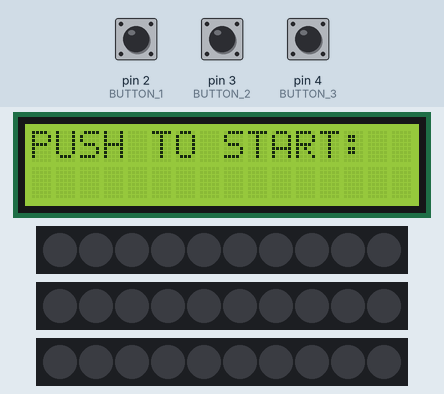
A sketch run on a simulated Arduino Uno, built with avr-gcc and run on an emulated ATmega328P. Parts: 16×2 character LCD, 3 × 10 RGB LEDs in strip order, left to right. The test bench sets the inputs (shaded band); at power-on: pin 2 (BUTTON_1) LOW, pin 3 (BUTTON_2) LOW, pin 4 (BUTTON_3) LOW. Dim RGB values are drawn brighter than linear; what the sketch prints to the serial monitor is not drawn.

Above: at 1.2 s.
1.3 s: pin 2 (BUTTON_1) pulled HIGH for 0.15 s
At 1.48 s:
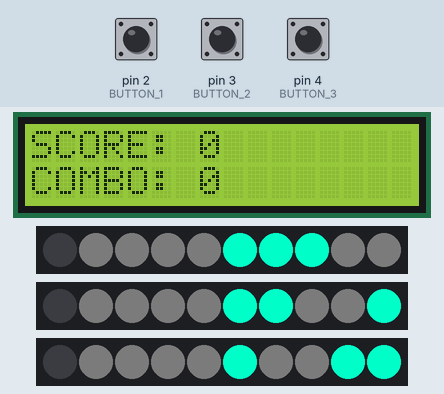
3.5 s: pin 3 (BUTTON_2) pulled HIGH for 0.15 s
At 3.69 s:
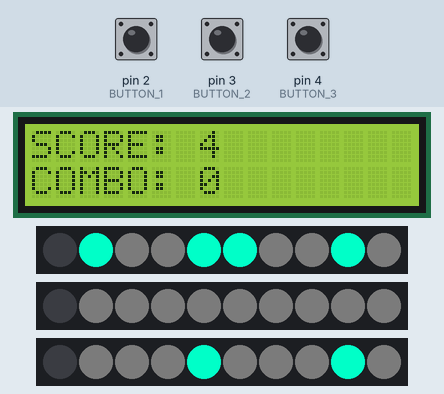
5.7 s: pin 4 (BUTTON_3) pulled HIGH for 0.15 s
At 5.9 s:
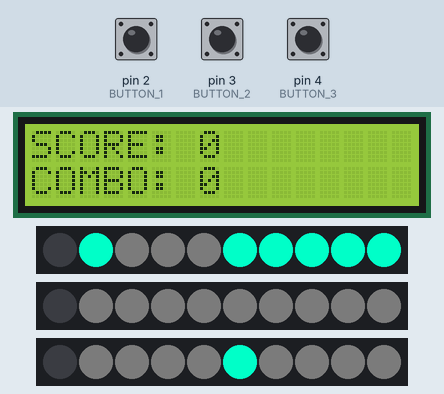
8.8 s: pin 2 (BUTTON_1) pulled HIGH for 1 s
At 9.66 s:
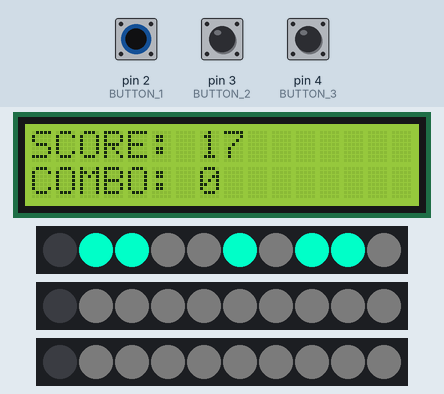
11.3 s: pin 3 (BUTTON_2) pulled HIGH for 1 s
At 11.65 s:
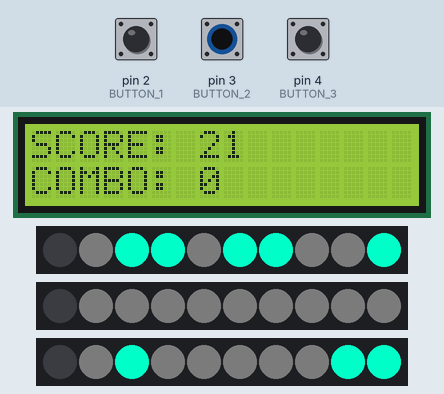
15.3 s: pin 4 (BUTTON_3) pulled HIGH for 1 s
At 15.63 s:
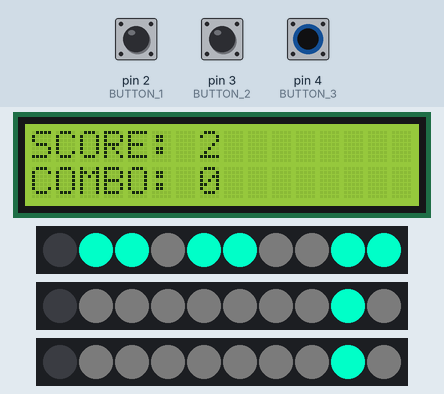

The sketch:

main.ino
```cpp
#include <LiquidCrystal.h>
#include <FastLED.h>

// INITIALIZE LCD
LiquidCrystal LCD(5, 6, 7, 8, 9, 10);

// BUTTON PINS
#define BUTTON_1 2
#define BUTTON_2 3
#define BUTTON_3 4

// LED STRIP PINS
#define STRIP_1 11
#define STRIP_2 12
#define STRIP_3 13

// LED AMOUNT ON EACH STRIP
#define NUM_LEDS 10

// Button variables
int pressed1 = 0;
int pressed2 = 0;
int pressed3 = 0;

// Colour variables
int red = 0;
int green = 255;
int blue = 200;

// NOTE MAPS

// The Weeknd - Wicked Games
/*
int strip1 [200] = {1,0,0,0,0,0,0,0,0,0,0,0,0,0,0,0,0,0,0,0,1,1,0,0,1,1,0,0,0,0,0,0,0,0,0,0,0,0,0,0,0,1,0,0,0,0,0,0,0,0,0,0,0,0,0,0,0,0,0,0,1,1,1,1,1,1,1,0,0,0,0,0,0,0,0,0,0,0,1,1,1,1,0,0,0,0,0,0,0,0,1,1,0,0,0,0,0,0,0,0,0,0,0,0,0,1,0,0,0,0,0,1,0,0,0,0,0,0,0,0,0,0,0,0,1,0,0,0,1,0,0,1,1,0,0,0,0,0,0,0,0,1,1,1,0,0,0,0,0,0,1,1,1,1,0,0,0,0,0,0,0,0,0,0,1,1,0,0,0,0,0,0,0,0,0,0,0,0,0,0,0,1,1,0,0,0,1,1,0,0,0,1,0,0,0,0,0,0,0,0};
int strip2 [200] = {0,0,0,0,0,0,0,2,2,0,0,0,0,0,0,0,0,0,0,0,0,0,2,0,0,2,2,0,0,0,0,0,0,0,0,0,0,0,0,2,0,0,2,2,0,0,0,0,0,0,0,0,0,0,0,0,0,2,0,0,0,0,0,0,0,0,0,0,2,2,2,2,2,2,2,0,0,0,0,0,0,0,0,0,0,0,0,2,0,0,0,0,0,2,2,2,0,0,2,0,0,0,0,0,0,0,0,2,2,0,0,0,2,2,0,0,0,0,0,0,0,0,0,0,0,2,2,0,0,2,2,2,0,2,2,0,0,0,0,0,0,0,2,2,2,2,2,0,2,2,2,2,2,2,0,0,0,0,0,0,0,2,2,0,0,0,0,0,2,2,2,2,0,0,0,0,0,0,0,0,0,0,2,2,0,0,0,0,2,0,0,0,2,0,0,0,0,0,0,0};
int strip3 [200] = {0,0,0,0,0,0,0,0,3,0,0,0,0,0,0,0,0,0,0,0,0,0,0,3,0,0,0,3,0,0,0,0,0,0,0,0,0,0,0,0,3,0,0,0,0,0,0,0,0,0,0,0,0,0,0,0,0,0,3,3,0,0,0,0,0,0,0,0,0,0,0,0,0,0,0,0,0,0,0,0,0,0,0,0,0,3,0,0,3,3,0,0,0,0,0,0,0,0,0,0,0,0,0,0,0,0,3,0,0,3,3,0,0,0,3,3,3,0,0,0,0,0,0,0,0,0,3,3,0,0,0,0,0,0,0,0,0,0,0,0,0,0,0,0,3,3,3,0,3,3,0,0,0,0,0,0,0,0,0,0,0,0,0,3,0,0,0,0,0,0,0,0,0,0,3,3,3,0,0,0,0,0,0,0,3,0,0,0,0,3,3,0,0,3,3,0,0,0,0,0};
*/

//Lil Uzi Vert - XO TOUR Llif3
/*
int strip1[200] = {1, 0, 0, 1, 0, 0, 0, 0, 0, 1, 0, 0, 0, 0, 0, 1, 1, 0, 0, 0, 0, 0, 0, 1, 0, 0, 0, 0, 0, 1, 1, 0, 0, 0, 0, 0, 0, 0, 0, 0, 0, 0, 0, 0, 1, 0, 0, 0, 0, 0, 0, 0, 0, 1, 0, 0, 0, 0, 0, 0, 0, 0, 0, 0, 0, 1, 1, 0, 0, 0, 0, 0, 1, 0, 0, 0, 0, 0, 0, 0, 0, 0, 0, 1, 0, 0, 1, 1, 0, 0, 1, 0, 0, 0, 0, 0, 0, 0, 0, 0, 0, 0, 0, 1, 1, 0, 0, 0, 0, 0, 0, 0, 0, 0, 1, 1, 0, 0, 0, 1, 1, 1, 0, 1, 0, 0, 0, 0, 1, 0, 1, 0, 0, 1, 1, 1, 1, 1, 0, 0, 0, 0, 0, 0, 0, 0, 0, 1, 1, 0, 0, 0, 0, 0, 0, 0, 1, 1, 0, 0, 0, 0, 0, 0, 0, 0, 0, 0, 0, 0, 1, 1, 0, 0, 0, 0, 0, 1, 1, 0, 0, 0, 0, 0, 1, 1, 0, 0, 0, 0, 0, 1, 1, 0, 0, 0, 0, 0, 1, 1};
int strip2[200] = {0, 0, 0, 0, 2, 2, 0, 0, 0, 0, 2, 2, 0, 0, 0, 0, 0, 2, 2, 0, 0, 0, 0, 0, 2, 2, 0, 0, 0, 0, 0, 2, 2, 0, 0, 0, 0, 2, 0, 0, 0, 0, 0, 0, 0, 0, 2, 0, 0, 0, 0, 0, 0, 0, 0, 0, 0, 0, 2, 0, 0, 0, 0, 0, 0, 0, 0, 2, 0, 0, 0, 0, 0, 0, 0, 0, 0, 0, 0, 2, 0, 0, 0, 0, 0, 0, 2, 2, 0, 0, 2, 0, 0, 2, 2, 0, 0, 0, 0, 0, 2, 2, 0, 0, 2, 0, 0, 2, 0, 2, 0, 0, 0, 0, 0, 0, 2, 0, 0, 0, 0, 0, 0, 0, 0, 2, 0, 0, 0, 0, 0, 0, 2, 0, 2, 0, 0, 0, 0, 0, 0, 0, 2, 0, 2, 0, 0, 0, 0, 0, 2, 2, 2, 0, 0, 0, 0, 0, 0, 0, 0, 0, 0, 2, 0, 2, 0, 0, 0, 0, 2, 2, 0, 2, 2, 0, 0, 2, 2, 0, 2, 2, 0, 0, 2, 0, 0, 2, 2, 0, 0, 2, 2, 0, 2, 2, 0, 0, 2, 2};
int strip3[200] = {0, 0, 0, 0, 0, 0, 3, 0, 0, 0, 0, 0, 0, 0, 0, 0, 0, 0, 0, 3, 3, 0, 0, 0, 0, 0, 0, 0, 0, 0, 0, 0, 0, 3, 3, 0, 0, 0, 0, 3, 3, 0, 0, 0, 0, 0, 0, 0, 3, 3, 0, 0, 0, 0, 0, 0, 0, 0, 0, 0, 0, 3, 3, 0, 0, 0, 0, 0, 0, 3, 0, 0, 0, 0, 0, 3, 3, 0, 0, 0, 0, 3, 3, 0, 0, 0, 0, 0, 0, 0, 0, 0, 0, 0, 0, 3, 0, 3, 0, 0, 3, 3, 0, 0, 0, 0, 0, 0, 0, 0, 3, 3, 0, 0, 0, 0, 0, 0, 3, 0, 0, 0, 0, 0, 0, 0, 0, 0, 0, 0, 0, 0, 0, 0, 0, 0, 0, 0, 3, 3, 0, 0, 0, 0, 0, 0, 3, 0, 0, 0, 0, 0, 0, 3, 0, 0, 0, 0, 0, 3, 3, 0, 0, 0, 0, 0, 3, 3, 0, 0, 0, 0, 0, 3, 3, 0, 0, 0, 0, 0, 3, 3, 0, 0, 0, 0, 0, 3, 3, 0, 0, 0, 0, 0, 3, 3, 0, 0, 0, 0};
*/


// Rhianna - Love On The Brain
/*
int strip1[200] = {0,0,0,0,0,0,0,1,0,0,0,1,1,0,0,0,1,1,0,1,1,0,0,0,1,1,0,1,1,0,1,1,0,0,0,1,0,0,1,1,0,1,1,0,0,0,1,1,0,1,1,0,0,0,1,0,0,1,1,0,0,0,1,0,0,1,1,1,0,0,0,1,1,0,1,1,0,0,0,0,0,0,0,0,0,0,1,0,0,0,1,1,0,1,1,0,0,0,0,0,1,0,0,1,0,0,0,1,1,0,0,1,0,0,0,0,0,0,1,0,0,0,1,1,1,1,1,0,0,1,0,0,0,0,0,1,1,1,0,0,0,0,0,1,0,0,1,1,1,1,1,0,1,1,0,0,0,1,1,0,1,1,0,1,1,0,0,0,1,1,0,0,0,0,1,1,0,0,0,0,1,1,1,1,0,0,0,1,0,0,0,0,0,1,0,0,0,0,0,0};
int strip2[200] = {0,0,0,0,2,0,0,0,2,0,0,0,0,2,0,0,0,0,2,0,0,2,0,0,0,0,2,0,0,2,0,0,2,0,0,0,0,2,2,0,0,0,0,2,0,0,0,0,2,0,0,2,0,0,0,2,2,0,0,2,0,0,0,2,2,0,0,0,2,2,0,0,0,2,0,0,2,2,2,2,2,2,2,2,2,0,0,2,2,0,0,0,2,0,0,2,0,2,0,0,0,2,2,0,2,2,2,0,0,0,0,0,2,2,0,0,0,0,0,2,2,2,0,0,0,0,0,0,2,0,0,0,2,0,0,0,0,0,0,0,0,0,0,0,2,2,0,2,2,0,2,2,0,0,0,0,0,0,0,2,0,2,2,2,0,2,2,0,0,2,2,0,0,0,0,2,2,2,2,0,0,0,0,2,2,2,2,0,2,2,0,0,0,0,2,2,0,0,0,0};
int strip3[200] = {0,0,0,0,0,3,0,0,0,0,3,0,0,0,3,3,0,0,0,0,0,0,3,3,0,0,0,0,0,0,0,0,0,3,3,0,0,0,0,0,3,0,0,0,0,3,0,0,0,0,0,0,3,3,0,0,0,0,0,0,3,3,0,0,0,0,0,0,0,0,3,0,0,0,0,0,0,0,0,0,0,0,0,0,0,0,0,0,0,3,0,0,0,0,0,0,0,0,3,3,0,0,0,0,0,0,0,0,0,0,0,0,0,0,3,3,3,0,0,0,0,0,0,0,3,3,0,0,0,0,0,0,0,0,0,0,0,0,3,3,3,0,0,0,0,0,0,0,0,0,0,0,0,3,3,3,3,3,0,0,0,0,0,0,0,0,3,3,0,0,0,3,3,3,0,0,0,0,0,0,0,0,0,0,0,0,0,0,0,0,3,3,3,0,0,0,0,0,0,0};
*/

//Lil Uzi Vert - XO TOUR Llif3 V2
/*
int strip1[200] = {0,0,0,0,0,1,0,0,0,0,0,0,0,0,0,0,0,0,0,1,0,0,0,0,0,0,0,0,0,0,0,0,1,1,0,0,0,0,0,0,0,0,1,0,0,0,0,0,1,0,0,0,0,0,0,0,0,0,0,0,0,0,0,0,0,0,0,0,0,1,0,0,0,0,0,0,1,0,0,0,0,1,0,0,0,0,0,0,0,0,0,1,0,0,0,0,0,0,1,0,0,0,0,0,0,0,1,0,0,0,0,1,0,0,0,0,0,1,1,1,1,1,0,0,1,0,1,0,0,0,0,1,1,1,1,1,0,1,1,0,1,1,0,0,0,0,0,0,1,1,0,1,1,1,1,1,0,0,0,0,0,0,1,1,1,1,1,1,1,1,0,0,0,1,0,1,1,1,1,0,1,1,0,1,0,0,0,0,1,1,1,1,0,0,0,1,1,1,0,0};
int strip2[200] = {0,0,0,0,0,2,0,0,0,0,0,0,2,0,0,0,0,0,0,0,0,0,0,0,0,0,0,0,0,0,0,0,0,0,0,0,0,0,0,0,2,0,0,0,0,0,0,0,0,0,0,2,0,0,0,0,0,0,0,0,0,0,2,0,0,0,0,0,0,0,0,0,0,0,0,0,0,0,0,0,0,0,0,2,0,0,0,0,0,0,0,0,0,0,0,0,0,0,0,0,0,0,0,0,0,0,0,0,0,0,0,2,0,0,0,0,0,0,0,0,0,0,0,0,0,0,0,0,0,0,0,0,0,0,0,0,0,0,0,0,0,0,0,0,0,0,0,0,0,0,0,0,0,0,0,0,0,2,0,0,0,0,0,0,2,0,2,0,0,0,0,0,0,0,0,2,0,0,0,0,0,2,0,0,0,0,0,0,0,0,0,0,0,0,0,0,0,0,0,0};
int strip3[200] = {0,0,0,0,0,3,0,0,0,0,0,0,3,3,0,0,0,0,0,0,0,0,3,0,3,0,3,0,0,0,0,0,0,0,0,0,0,0,0,0,3,0,3,0,3,0,0,0,0,3,3,3,0,0,0,0,0,0,0,0,0,0,3,0,0,3,0,0,0,0,3,0,3,3,3,0,3,0,0,0,0,0,0,3,0,0,0,0,0,0,0,0,0,0,0,3,0,0,0,3,0,0,0,0,0,0,0,0,3,0,3,3,0,0,0,0,0,0,3,3,3,0,0,0,3,0,0,0,0,0,0,0,0,0,0,0,3,0,0,0,0,3,0,3,0,0,3,3,0,3,0,3,3,0,3,0,0,3,3,3,0,0,0,0,3,0,3,0,0,0,0,0,0,3,0,3,0,0,0,0,0,3,0,0,3,0,0,0,0,0,0,3,0,0,0,0,0,0,0,0};
*/


// Shape of You Ed
/*
int strip1[200] = {0,0,0,1,0,1,0,1,1,1,1,0,0,0,1,0,0,0,0,0,1,1,0,0,0,0,0,1,1,1,1,1,0,1,0,0,0,0,1,0,0,1,0,0,1,1,1,0,0,0,1,1,1,1,1,1,1,0,0,0,0,1,0,1,0,0,0,0,0,0,0,0,0,0,1,1,1,1,1,0,0,0,0,0,1,0,0,0,1,1,1,1,0,0,0,1,1,1,0,0,0,1,0,0,0,1,0,0,0,1,1,0,0,0,1,0,0,0,1,1,1,0,1,1,1,0,0,0,0,1,1,0,1,1,0,1,0,0,1,0,0,1,1,1,1,0,1,0,0,0,0,0,1,0,1,0,0,0,0,0,0,0,1,0,0,1,0,1,0,1,0,0,0,0,0,0,0,1,0,1,1,1,1,0,0,0,1,1,1,1,1,1,0,1,0,0,0,1,0,1};
int strip2[200] = {0,0,0,0,0,0,0,0,0,0,0,0,0,0,0,0,0,0,0,0,0,2,0,0,0,0,0,0,0,2,0,2,0,0,0,0,0,0,2,0,0,0,0,0,2,0,2,0,2,0,0,0,0,0,0,0,0,0,0,0,0,0,0,2,0,0,0,0,0,0,0,0,0,0,0,0,0,0,0,0,0,0,0,0,0,0,0,0,0,0,0,0,0,0,0,2,0,0,0,0,0,0,0,0,0,0,0,0,0,0,0,0,0,0,0,0,0,0,0,0,0,0,2,0,0,0,0,0,0,2,0,0,2,0,0,0,0,0,0,2,0,0,0,0,0,0,2,0,0,0,0,0,0,0,2,0,0,0,0,0,2,0,0,0,0,0,0,0,0,0,2,0,0,0,0,0,0,0,0,0,0,0,2,0,0,0,0,0,0,0,0,0,0,0,0,0,0,0,0,2};
int strip3[200] = {0,3,0,0,0,0,0,0,0,0,0,0,0,0,0,0,0,0,0,0,0,3,0,0,0,0,0,0,0,3,0,3,0,0,0,0,0,0,3,0,0,0,0,3,0,0,3,0,3,0,0,0,0,0,0,3,0,0,0,0,0,0,0,3,0,0,0,0,0,0,3,0,0,0,0,3,0,0,0,0,0,0,3,0,0,0,0,0,0,0,0,3,0,0,0,3,0,3,0,0,0,0,0,0,0,0,0,3,0,0,0,0,0,0,0,0,0,0,3,0,3,0,3,0,0,0,0,0,0,3,0,0,0,0,0,0,0,0,0,3,0,0,0,3,0,3,0,3,0,0,3,0,0,3,3,0,0,0,0,0,3,0,0,0,0,3,0,3,0,0,3,3,0,0,0,0,0,0,3,3,0,0,3,0,3,0,0,3,0,0,0,0,0,0,3,0,0,0,0,3};
*/

// Look At Me! XXXTentacion
/*
int strip1[200] = {1,0,0,1,0,0,0,0,0,0,0,0,0,0,0,1,0,1,0,0,1,0,0,0,0,0,0,0,1,0,0,0,0,0,0,1,0,0,0,0,0,0,0,0,0,0,0,0,0,0,0,0,0,0,0,0,0,0,0,0,0,0,0,0,0,0,0,0,0,0,0,0,0,0,1,0,0,0,0,0,1,1,1,0,0,0,0,0,0,1,1,1,0,0,0,0,1,0,0,0,0,0,0,1,1,1,0,0,1,1,1,1,1,0,0,0,0,0,0,0,1,1,1,0,0,0,1,1,1,1,1,0,1,0,0,0,1,1,1,1,1,0,1,1,1,1,1,0,0,0,0,0,0,1,1,1,0,0,1,0,0,0,1,0,0,1,1,1,1,1,1,0,0,0,1,1,1,1,0,0,0,0,0,1,1,1,0,0,0,0,0,1,1,1,0,1,0,0,1,0};
int strip2[200] = {2,0,0,0,0,0,0,0,0,2,0,0,0,0,0,0,2,2,0,0,0,0,0,0,0,0,0,0,2,0,0,0,0,0,2,0,2,0,0,0,0,0,0,0,0,0,0,0,0,0,2,0,0,0,0,0,0,0,0,0,0,0,0,0,0,0,0,0,0,0,0,0,0,0,2,0,0,0,0,0,0,0,0,0,0,0,0,0,0,0,0,0,0,0,0,0,0,0,0,0,0,0,0,0,0,0,0,0,0,0,0,0,0,0,0,0,0,0,0,0,0,0,0,0,0,0,0,0,0,0,0,0,0,0,0,0,2,0,2,0,0,0,0,0,0,0,0,0,0,0,0,0,0,0,0,0,0,0,0,0,0,0,0,0,0,0,0,0,0,0,0,0,0,0,0,0,0,0,0,0,0,0,0,2,0,0,0,0,0,0,0,2,0,0,0,0,0,0,0,0};
int strip3[200] = {3,0,0,0,0,0,0,0,0,3,0,3,0,0,0,3,3,0,3,0,3,0,0,0,0,3,3,0,3,0,0,0,0,0,3,0,3,0,0,0,0,0,0,0,0,0,3,0,0,0,3,0,0,0,0,0,3,3,3,0,0,0,3,0,0,0,0,0,0,0,3,0,0,0,3,0,0,0,0,0,0,0,0,3,3,3,3,0,3,0,0,0,0,0,3,0,0,0,0,0,0,0,0,0,0,3,0,0,0,0,0,0,0,0,0,0,3,0,0,0,0,0,3,0,0,0,3,3,3,0,3,0,0,0,0,3,3,0,3,0,3,0,0,0,0,0,3,0,0,3,0,3,0,0,0,0,0,0,0,0,0,0,0,0,0,0,0,0,0,3,0,0,0,0,0,0,0,0,0,0,3,3,0,3,0,0,0,0,3,0,0,3,0,3,0,3,0,0,0,0};
*/

// Hacking To The Gate

int strip1[200] = {0,0,0,0,0,1,1,1,0,0,1,1,0,0,1,1,0,0,1,0,1,1,0,0,0,1,1,1,1,1,0,0,1,0,1,1,1,1,1,1,0,0,1,0,1,1,0,0,1,1,0,1,1,0,0,1,1,0,1,0,1,1,0,1,1,1,1,0,1,1,0,0,1,1,0,1,0,1,1,0,1,0,0,1,0,0,0,0,0,1,1,1,1,0,0,1,1,1,0,1,0,1,1,1,0,0,0,1,1,0,1,1,0,1,0,0,0,0,0,0,0,0,0,0,0,0,1,0,0,1,1,1,0,0,1,1,1,0,0,0,0,1,0,1,1,0,1,0,0,0,1,1,0,0,0,1,1,0,1,0,0,1,0,0,0,1,1,1,1,1,1,1,1,0,1,0,0,0,0,1,0,1,1,1,1,0,0,1,0,1,0,1,1,1,0,1,0,0,1,0};
int strip2[200] = {0,0,0,0,0,2,2,0,0,2,2,0,0,0,0,0,0,0,0,0,0,0,0,0,0,0,0,0,0,0,0,0,0,0,0,0,0,0,0,0,0,0,0,0,0,0,0,0,0,0,0,0,0,0,0,0,0,0,0,0,0,0,0,0,0,0,0,0,0,0,0,0,2,0,0,0,0,0,2,0,0,0,0,0,0,0,0,0,0,0,0,0,0,0,0,2,0,0,0,0,0,2,2,0,0,0,0,2,0,0,0,0,0,0,0,0,0,0,0,0,0,0,0,0,0,0,0,0,0,2,0,0,0,0,0,0,0,0,0,0,0,0,0,0,2,0,0,0,0,0,0,0,0,0,0,0,0,0,0,0,0,0,0,0,0,0,0,2,0,0,0,0,0,0,0,0,0,0,0,0,0,0,0,0,0,0,0,0,0,0,0,0,0,0,0,0,0,0,0,0};
int strip3[200] = {0,0,0,0,0,3,0,0,3,3,3,0,0,0,3,0,0,0,3,0,0,0,0,0,0,3,0,0,0,0,0,0,3,0,0,0,3,3,0,0,0,0,0,0,0,0,0,0,3,0,0,0,0,0,3,3,0,0,0,0,3,0,0,0,3,0,0,0,0,0,0,0,3,0,0,0,0,3,3,3,0,0,0,0,3,0,0,0,0,3,0,0,3,0,3,3,0,0,0,0,0,3,3,0,0,0,0,3,3,0,0,3,0,0,0,3,0,0,0,0,0,0,0,0,3,0,0,0,0,3,0,0,0,0,0,0,0,0,0,0,0,0,0,0,3,0,0,0,0,0,3,0,0,3,0,0,3,3,0,0,0,3,3,0,0,0,0,3,0,0,0,0,0,0,3,0,0,0,0,0,0,0,0,0,0,3,0,0,0,3,3,3,0,0,0,3,0,0,0,0};


//KDA
/*
int strip1[200] = {0,1,0,1,1,1,0,0,0,0,0,0,0,0,0,0,1,0,0,0,0,0,0,0,1,1,0,0,0,0,0,0,0,0,0,0,0,0,0,0,0,0,0,1,0,0,0,0,1,0,0,0,1,0,0,1,1,0,0,0,1,0,0,1,1,0,0,0,0,0,0,1,1,1,0,0,1,1,0,1,0,0,0,0,0,1,1,1,1,1,1,0,0,0,0,0,1,1,1,0,0,0,1,1,0,1,0,0,0,0,0,0,1,1,1,1,0,1,1,0,0,0,0,1,0,0,1,1,1,0,0,0,0,0,0,1,1,1,1,1,1,0,0,0,0,0,0,0,1,1,1,1,1,1,1,0,1,0,0,0,0,0,0,0,0,1,1,1,1,0,0,1,0,0,0,0,0,1,0,0,1,0,0,1,1,0,0,0,0,0,0,0,0,0,1,0,0,0,0,0};
int strip2[200] = {0,2,0,2,2,0,0,0,0,0,0,0,0,0,0,0,2,0,0,0,0,0,0,0,0,2,0,2,0,0,0,0,0,0,0,0,0,0,0,0,0,0,0,0,0,0,0,0,0,0,0,0,0,0,0,0,2,0,0,0,0,0,0,0,0,0,0,0,0,0,0,0,0,0,0,0,0,0,0,0,2,0,0,0,0,2,0,0,0,0,0,0,0,0,0,0,0,0,0,0,0,0,0,0,0,0,0,2,0,0,0,0,0,0,0,0,0,0,0,0,0,0,0,2,0,0,0,0,0,0,0,0,0,0,0,0,0,0,0,0,0,0,0,0,0,0,0,0,0,0,0,0,0,0,0,0,0,0,0,0,0,0,0,0,0,0,0,0,0,0,0,0,0,0,0,0,0,0,0,0,0,0,0,0,0,2,0,0,0,0,0,0,0,0,0,0,0,0,0,0};
int strip3[200] = {0,3,0,3,3,0,0,0,3,0,0,0,0,0,0,0,3,3,0,0,3,0,0,0,3,3,0,3,0,0,0,0,3,0,0,0,0,3,0,3,0,0,0,0,3,0,3,3,3,0,0,0,0,3,0,0,3,3,0,0,0,0,3,0,0,0,3,3,0,0,0,0,0,0,0,3,0,0,0,3,3,0,0,0,0,3,0,3,0,0,0,0,0,0,0,0,0,0,0,0,0,3,0,0,0,0,0,0,3,3,0,0,0,0,0,3,0,0,0,0,0,0,0,0,0,0,0,0,0,0,0,0,0,3,0,3,0,3,0,0,0,0,0,0,3,0,3,0,3,0,0,0,0,0,0,0,0,0,0,3,0,3,0,0,0,0,0,0,0,3,0,0,0,3,0,0,0,0,0,0,0,0,0,0,0,0,3,3,0,0,0,0,0,0,3,0,3,0,0,3};
*/


// Game variables
int score = 0;
int combo = 0;

// Current 10 notes to focus on and display initialized as blank
int strip1Focus[10];
int strip2Focus[10];
int strip3Focus[10];

// LED strip arrays
CRGB strip1LED[NUM_LEDS];
CRGB strip2LED[NUM_LEDS];
CRGB strip3LED[NUM_LEDS];


void setup() {
  Serial.begin(9600);

  // Initialize buttons
  pinMode(BUTTON_1, INPUT);
  pinMode(BUTTON_2, INPUT);
  pinMode(BUTTON_3, INPUT);

  // Initialize LCD
  LCD.begin(16, 2);
  LCD.setCursor(0, 0);

  // Initialize LED strips
  FastLED.addLeds<WS2812, STRIP_1, GRB>(strip1LED, NUM_LEDS);
  FastLED.addLeds<WS2812, STRIP_2, GRB>(strip2LED, NUM_LEDS);
  FastLED.addLeds<WS2812, STRIP_3, GRB>(strip3LED, NUM_LEDS);
}


void startPanel() {
  // Display starting screen message
  LCD.setCursor(0, 0);
  LCD.print("                ");
  LCD.setCursor(0, 1);
  LCD.print("                ");
  LCD.setCursor(0, 0);
  LCD.print("PUSH TO START:");

  // Reset button presses
  pressed1 = 0;
  pressed2 = 0;
  pressed3 = 0;

  // Wait until user presses any button before starting game
  while (!(pressed1 || pressed2 || pressed3)) {
    pressed1 = digitalRead(BUTTON_1);
    pressed2 = digitalRead(BUTTON_2);
    pressed3 = digitalRead(BUTTON_3);
    delay(50);
  }

  // Send message to processing code using serial
  Serial.print("start\n");
}


void displayNotes() {
  // Loop through each LED and display notes
  for (int i = 0; i < NUM_LEDS; i++) {
    // Display notes for each LED strip
    if (strip1Focus[i]) {
      strip1LED[i] = CRGB(red, green, blue);
    } else {
      strip1LED[i] = CRGB(3, 3, 3);
      strip1LED[0] = CRGB(0, 0, 0);
    }

    if (strip2Focus[i]) {
      strip2LED[i] = CRGB(red, green, blue);
    } else {
      strip2LED[i] = CRGB(3, 3, 3);
      strip2LED[0] = CRGB(0, 0, 0);
    }

    if (strip3Focus[i]) {
      strip3LED[i] = CRGB(red, green, blue);
    } else {
      strip3LED[i] = CRGB(3, 3, 3);
      strip3LED[0] = CRGB(0, 0, 0);
    }
  }

  // Display notes
  FastLED.show();
}


void game() {
  // Reset score and combo and streak
  score = 0;
  combo = 0;

  // Reset button presses
  pressed1 = 0;
  pressed2 = 0;
  pressed3 = 0;

  // Current index of the array to focus on
  int index = 0;

  // Main game loop
  for (int i = 0; i < 190; i++) {
    // Update score and combo
    LCD.setCursor(0, 0);
    LCD.print("                ");
    LCD.setCursor(0, 0);
    LCD.print("SCORE: ");
    LCD.print(score);
    LCD.setCursor(0, 1);
    LCD.print("                ");
    LCD.setCursor(0, 1);
    LCD.print("COMBO: ");
    LCD.print(combo);

    // Update the notes displaying on the LED strips
    for (int j = 0; j < 10; j++) {
      strip1Focus[j] = strip1[i + j];
      strip2Focus[j] = strip2[i + j];
      strip3Focus[j] = strip3[i + j];
    }

    // Call method to update LED strip notes
    displayNotes();

    // Reset button presses
    pressed1 = 0;
    pressed2 = 0;
    pressed3 = 0;

    // Read user input on whether buttons are pressed
    for (int n = 0; n < 40; n++) {
      pressed1 = pressed1 || digitalRead(BUTTON_1);
      pressed2 = pressed2 || digitalRead(BUTTON_2);
      pressed3 = pressed3 || digitalRead(BUTTON_3);
      delay(5);
    }

    // Calculate score and update LED strips based on user input
    // Strip 1
    if (pressed1 == HIGH && strip1Focus[0] != 0) {
      // Increase score and combo
      score += (5 + combo);
      combo++;
      strip1LED[0] = CRGB(0, 255, 0);
    } else if (pressed1 == LOW && strip1Focus[0] == 0) {
      // No penalty
      strip1LED[0] = CRGB(0, 0, 0);
    } else {
      // Missed: decrease score, reset combo, display red
      strip1LED[0] = CRGB(255, 0, 0);
      score--;
      combo = 0;
    }
    // Strip 2
    if (pressed2 == HIGH && strip2Focus[0] != 0) {
      // Increase score and combo
      score += (5 + combo);
      combo++;
      strip2LED[0] = CRGB(0, 255, 0);
    } else if (pressed2 == LOW && strip2Focus[0] == 0) {
      // No penalty
      strip2LED[0] = CRGB(0, 0, 0);
    } else {
      // Missed: decrease score, reset combo, display red
      strip2LED[0] = CRGB(255, 0, 0);
      score--;
      combo = 0;
    }
    // Strip 3
    if (pressed3 == HIGH && strip3Focus[0] != 0) {
      // Increase score and combo
      score += (5 + combo);
      combo++;
      strip3LED[0] = CRGB(0, 255, 0);
    } else if (pressed3 == LOW && strip3Focus[0] == 0) {
      // No penalty
      strip3LED[0] = CRGB(0, 0, 0);
    } else {
      // Missed: decrease score, reset combo, display red
      strip3LED[0] = CRGB(255, 0, 0);
      score--;
      combo = 0;
    }

    // Reset score to 0 if score is negative
    if (score < 0) {
      score = 0;
    }

    // Show updated notes
    FastLED.show();

    delay(10);
  }
}


void endPanel() {
  // Send message to processing using serial
  Serial.print("end\n");

  // Clear notes
  for (int i = 0; i < NUM_LEDS; i++) {
    strip1LED[i] = CRGB(0, 0, 0);
    strip2LED[i] = CRGB(0, 0, 0);
    strip3LED[i] = CRGB(0, 0, 0);
  }
  FastLED.show();

  // Display score
  LCD.setCursor(0, 0);
  LCD.print("                ");
  LCD.setCursor(0, 0);
  LCD.print("SONG COMPLETED!");
  LCD.setCursor(0, 1);
  LCD.print("                ");
  LCD.setCursor(0, 1);
  LCD.print("SCORE: ");
  LCD.print(score);

  delay(2000);

  // Display option to go back to the start
  LCD.setCursor(0, 0);
  LCD.print("                ");
  LCD.setCursor(0, 0);
  LCD.print("SCORE: ");
  LCD.print(score);
  LCD.setCursor(0, 1);
  LCD.print("                ");
  LCD.setCursor(0, 1);
  LCD.print("GO BACK?");

  // Wait for user to go back
  pressed1 = 0;
  pressed2 = 0;
  pressed3 = 0;

  while (!(pressed1 || pressed2 || pressed3)) {
    pressed1 = digitalRead(BUTTON_1);
    pressed2 = digitalRead(BUTTON_2);
    pressed3 = digitalRead(BUTTON_3);
    delay(50);
  }
}


void loop() {
  startPanel();

  game();

  endPanel();

  delay(300);
}
```

Measured:
- after the input at 1.3 s, the display: changes after 0.08 s (image 1)
